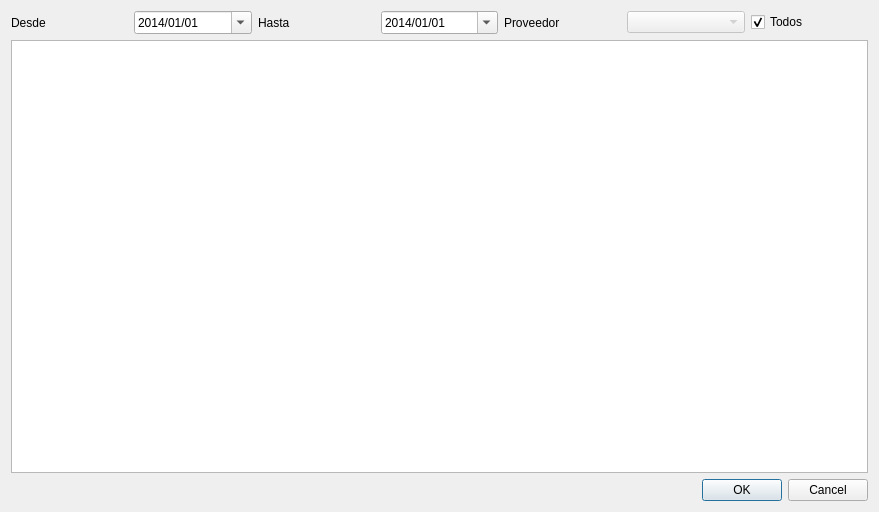
<?xml version="1.0" encoding="UTF-8"?>
<ui version="4.0">
 <class>VerFacturas</class>
 <widget class="QDialog" name="VerFacturas">
  <property name="geometry">
   <rect>
    <x>0</x>
    <y>0</y>
    <width>879</width>
    <height>512</height>
   </rect>
  </property>
  <property name="windowTitle">
   <string>Dialog</string>
  </property>
  <layout class="QGridLayout" name="gridLayout">
   <item row="2" column="1">
    <widget class="QDialogButtonBox" name="buttonBox">
     <property name="orientation">
      <enum>Qt::Horizontal</enum>
     </property>
     <property name="standardButtons">
      <set>QDialogButtonBox::Cancel|QDialogButtonBox::Ok</set>
     </property>
    </widget>
   </item>
   <item row="1" column="0" colspan="2">
    <widget class="QTableView" name="tableView"/>
   </item>
   <item row="0" column="0" colspan="2">
    <layout class="QHBoxLayout" name="horizontalLayout">
     <item>
      <widget class="QLabel" name="label">
       <property name="text">
        <string>Desde</string>
       </property>
      </widget>
     </item>
     <item>
      <widget class="QDateEdit" name="dateEditDesde">
       <property name="minimumDate">
        <date>
         <year>2014</year>
         <month>1</month>
         <day>1</day>
        </date>
       </property>
       <property name="displayFormat">
        <string>yyyy/MM/dd</string>
       </property>
       <property name="calendarPopup">
        <bool>true</bool>
       </property>
      </widget>
     </item>
     <item>
      <widget class="QLabel" name="label_2">
       <property name="text">
        <string>Hasta</string>
       </property>
      </widget>
     </item>
     <item>
      <widget class="QDateEdit" name="dateEditHasta">
       <property name="minimumDate">
        <date>
         <year>2014</year>
         <month>1</month>
         <day>1</day>
        </date>
       </property>
       <property name="displayFormat">
        <string>yyyy/MM/dd</string>
       </property>
       <property name="calendarPopup">
        <bool>true</bool>
       </property>
      </widget>
     </item>
     <item>
      <widget class="QLabel" name="label_3">
       <property name="text">
        <string>Proveedor</string>
       </property>
      </widget>
     </item>
     <item>
      <widget class="QComboBox" name="comboBoxProceedores">
       <property name="enabled">
        <bool>false</bool>
       </property>
      </widget>
     </item>
     <item>
      <widget class="QCheckBox" name="checkBoxTodosProveedores">
       <property name="text">
        <string>Todos</string>
       </property>
       <property name="checked">
        <bool>true</bool>
       </property>
      </widget>
     </item>
    </layout>
   </item>
  </layout>
 </widget>
 <resources/>
 <connections>
  <connection>
   <sender>buttonBox</sender>
   <signal>accepted()</signal>
   <receiver>VerFacturas</receiver>
   <slot>accept()</slot>
   <hints>
    <hint type="sourcelabel">
     <x>248</x>
     <y>254</y>
    </hint>
    <hint type="destinationlabel">
     <x>157</x>
     <y>274</y>
    </hint>
   </hints>
  </connection>
  <connection>
   <sender>buttonBox</sender>
   <signal>rejected()</signal>
   <receiver>VerFacturas</receiver>
   <slot>reject()</slot>
   <hints>
    <hint type="sourcelabel">
     <x>316</x>
     <y>260</y>
    </hint>
    <hint type="destinationlabel">
     <x>286</x>
     <y>274</y>
    </hint>
   </hints>
  </connection>
 </connections>
</ui>
